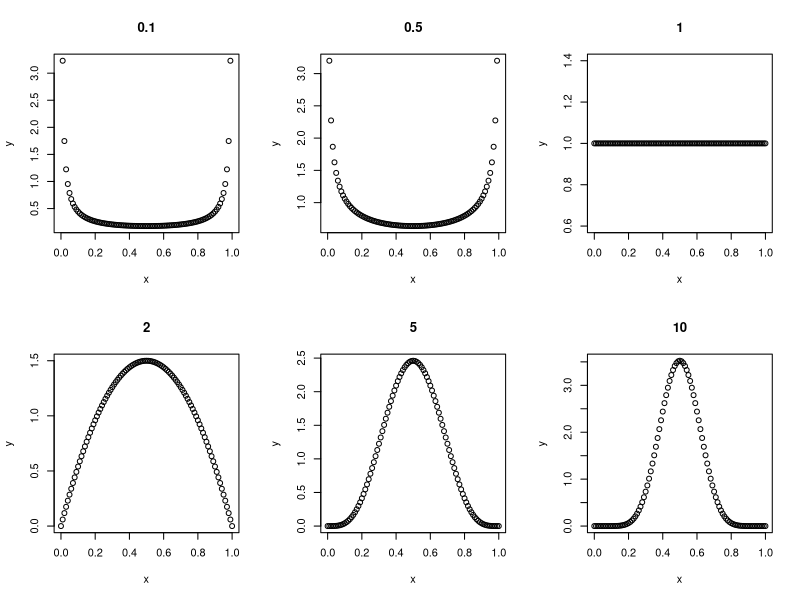

Recreate this plot in R.
### Problem 4
### Code to plot the density to investigate the share of the pdf 
### the parameter beta.

beta = c(0.1,0.5,1,2,5,10)
k = length(beta)
x = seq(0,1,0.01)
par(mfrow=c(2,3))
for(i in 1:k){
       y = ( gamma(2*beta[i])/gamma(beta[i])^2 )*( x*(1-x) )^(beta[i]-1)
       plot(x,y,main=beta[i])
}